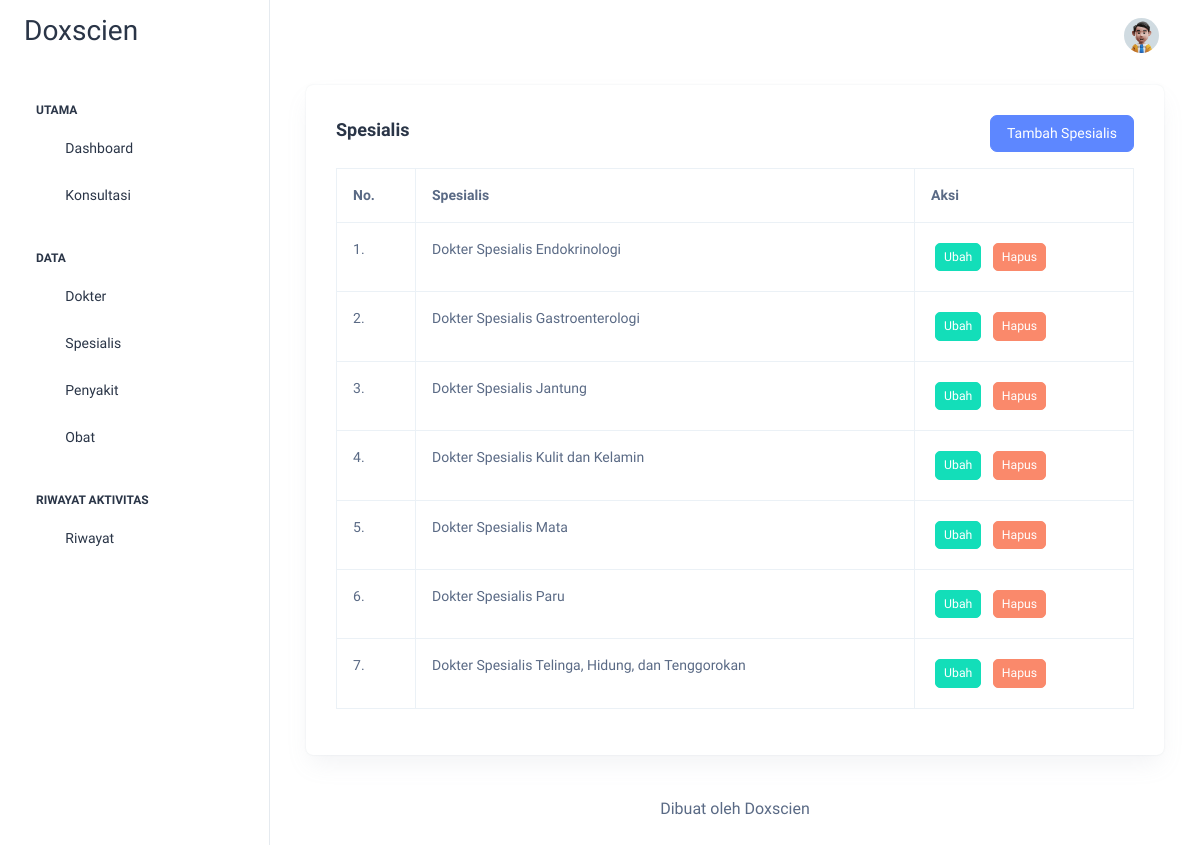
The page /admin/spesialis/index.php (signed in) on the database as committed earlier.
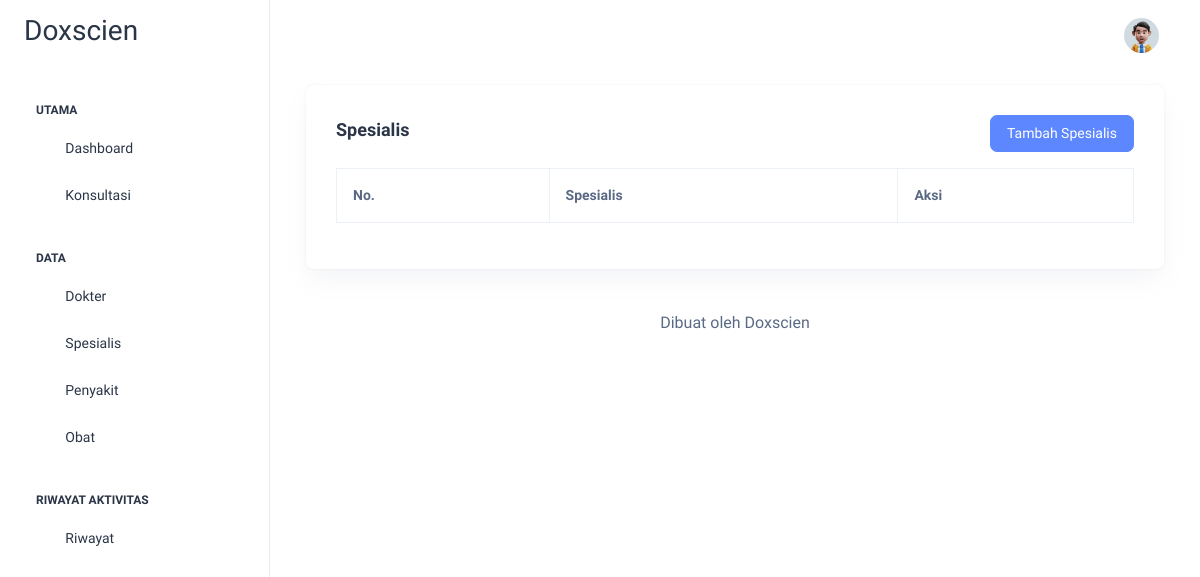
The same page on the database as committed later.
### tables this page shows
CREATE TABLE `spesialis` (
  `id_spesialis` int(11) NOT NULL,
  `spesialis` varchar(100) NOT NULL
);

### admin/spesialis/index.php (the view, shortened to what this page needs)
<?php
  require_once '../../koneksi.php';
  $spesialis = mysqli_query($koneksi, "SELECT * FROM spesialis ORDER BY spesialis ASC");
?>
<!doctype html>
<html lang="en">
<head>
  <?php include_once '../include/head.php'; ?>
</head>
<body>
  <div class="page-wrapper" id="main-wrapper" data-layout="vertical" data-navbarbg="skin6" data-sidebartype="full"
    data-sidebar-position="fixed" data-header-position="fixed">
    <?php
      include_once '../include/sidebar.php';
    ?>
    <div class="body-wrapper">
      <?php
        include_once '../include/navbar.php';
      ?>
      <div class="container-fluid">
        <div class="container-fluid">
          <div class="card">
            <div class="card-body">
              <div class="row mb-3">
                <div class="col-md-6 head-left">
                  <h5 class="card-title fw-semibold">Spesialis</h5>
                </div>
                <div class="col-md-6 head-right">
                  <a href="<?= BASE_URL; ?>/admin/spesialis/tambah_spesialis.php" class="btn btn-primary">Tambah Spesialis</a>
                </div>
              </div>
              <div class="table-responsive">
                <table class="table table-bordered" id="dataTable" width="100%" cellspacing="0">
                  <thead>
                    <tr>
                      <th>No.</th>
                      <th>Spesialis</th>
                      <th>Aksi</th>
                    </tr>
                  </thead>
                  <tbody>
                    <?php $i = 1; ?>
                    <?php foreach ($spesialis as $data_spesialis): ?>
                      <tr>
                        <td><?= $i++; ?>.</td>
                        <td><?= $data_spesialis['spesialis']; ?></td>
                        <td>
                          <a href="ubah_spesialis.php?id_spesialis=<?= $data_spesialis['id_spesialis']; ?>" class="m-1 btn btn-sm btn-success">Ubah</a>
                          <a data-nama="Spesialis <?= $data_spesialis['spesialis']; ?> akan terhapus!" href="hapus_spesialis.php?id_spesialis=<?= $data_spesialis['id_spesialis']; ?>" class="btn-delete m-1 btn btn-sm btn-danger">Hapus</a>
                        </td>
                      </tr>
                    <?php endforeach ?>
                  </tbody>
                </table>
              </div>
            </div>
          </div>
        </div>
        <?php include_once '../include/footer.php'; ?>
      </div>
    </div>
  </div>
</body>
</html>

### admin/include/head.php (shortened to what this page needs)
<link rel="stylesheet" href="<?= BASE_URL; ?>/assets/libs/datatables/dataTables.bootstrap5.min.css">
<link rel="stylesheet" href="<?= BASE_URL; ?>/assets/libs/quill/quill.snow.css">
<link rel="stylesheet" href="<?= BASE_URL; ?>/assets/css/styles.min.css">
<link rel="stylesheet" href="<?= BASE_URL; ?>/assets/css/doxscien.css">

### admin/include/sidebar.php (shortened to what this page needs)
<aside class="left-sidebar">
  <div>
    <div class="brand-logo d-flex align-items-center justify-content-between">
      <a href="index.php" class="text-nowrap logo-img">
        <h2>Doxscien</h2>
      </a>
    </div>
    <nav class="sidebar-nav scroll-sidebar" data-simplebar="">
      <ul id="sidebarnav">
        <li class="nav-small-cap">
          <span class="hide-menu">Utama</span>
        </li>
        <li class="sidebar-item">
          <a class="sidebar-link" href="<?= BASE_URL; ?>/admin/index.php" aria-expanded="false">
            <span>
              <i class="ti ti-layout-dashboard"></i>
            </span>
            <span class="hide-menu">Dashboard</span>
          </a>
        </li>
        <li class="sidebar-item">
          <a class="sidebar-link" href="<?= BASE_URL; ?>/admin/konsultasi/index.php" aria-expanded="false">
            <span>
              <i class="ti ti-message"></i>
            </span>
            <span class="hide-menu">Konsultasi</span>
          </a>
        </li>
        <li class="nav-small-cap">
          <span class="hide-menu">Data</span>
        </li>
        <li class="sidebar-item">
          <a class="sidebar-link" href="<?= BASE_URL; ?>/admin/dokter/index.php" aria-expanded="false">
            <span>
              <i class="ti ti-stethoscope"></i>
            </span>
            <span class="hide-menu">Dokter</span>
          </a>
        </li>
        <li class="sidebar-item">
          <a class="sidebar-link" href="<?= BASE_URL; ?>/admin/spesialis/index.php" aria-expanded="false">
            <span>
              <i class="ti ti-tools"></i>
            </span>
            <span class="hide-menu">Spesialis</span>
          </a>
        </li>
        <li class="sidebar-item">
          <a class="sidebar-link" href="<?= BASE_URL; ?>/admin/penyakit/index.php" aria-expanded="false">
            <span>
              <i class="ti ti-virus"></i>
            </span>
            <span class="hide-menu">Penyakit</span>
          </a>
        </li>
        <li class="sidebar-item">
          <a class="sidebar-link" href="<?= BASE_URL; ?>/admin/obat/index.php" aria-expanded="false">
            <span>
              <i class="ti ti-vaccine-bottle"></i>
            </span>
            <span class="hide-menu">Obat</span>
          </a>
        </li>
        <li class="nav-small-cap">
          <span class="hide-menu">Riwayat Aktivitas</span>
        </li>
        <li class="sidebar-item">
          <a class="sidebar-link" href="<?= BASE_URL; ?>/admin/riwayat/index.php" aria-expanded="false">
            <span>
              <i class="ti ti-article"></i>
            </span>
            <span class="hide-menu">Riwayat</span>
          </a>
        </li>
      </ul>
    </nav>
  </div>
</aside>

### admin/include/navbar.php (shortened to what this page needs)
<header class="app-header">
  <nav class="navbar navbar-expand-lg navbar-light">
    <div class="navbar-collapse justify-content-end px-0" id="navbarNav">
      <ul class="navbar-nav flex-row ms-auto align-items-center justify-content-end">
        <li class="nav-item dropdown">
          <a class="nav-link nav-icon-hover" href="javascript:void(0)" id="drop2" data-bs-toggle="dropdown"
            aria-expanded="false">
            <img src="<?= BASE_URL; ?>/assets/images/profile/user-1.jpg" alt="" width="35" height="35" class="rounded-circle">
          </a>
        </li>
      </ul>
    </div>
  </nav>
</header>

### admin/include/footer.php
<div class="py-6 px-6 text-center">
  <p class="mb-0 fs-4">Dibuat oleh Doxscien</p>
</div>

### assets/css/doxscien.css (style rules this page uses)
.head-left { text-align: left; margin: auto; }
.head-right { text-align: right; margin: auto; }

Rows that differ between the two databases and show on the page:
removed spesialis: spesialis "Dokter Spesialis Endokrinologi"
removed spesialis: spesialis "Dokter Spesialis Gastroenterologi"
removed spesialis: spesialis "Dokter Spesialis Jantung"
removed spesialis: spesialis "Dokter Spesialis Kulit dan Kelamin"
removed spesialis: spesialis "Dokter Spesialis Mata"
removed spesialis: spesialis "Dokter Spesialis Paru"
removed spesialis: spesialis "Dokter Spesialis Telinga, Hidung, dan Tenggorokan"
